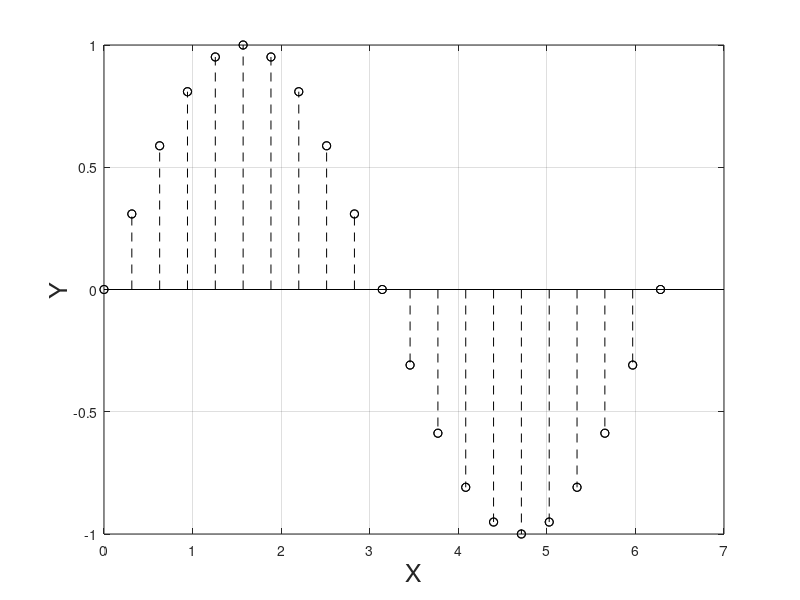

Write MATLAB code to recreate this figure.
% Fundamentos de Acústica Submarina 

clear all, close all 

quadros = 101;
nx    = 21;
w     = 1.0;
k     = 1.0;
xmax  = 2.0*pi;
t     = linspace(0.0,20.0*pi,quadros);
x     = linspace(0.0,xmax,nx);

for i = 1:quadros
p = sin( k*x - w*t(i) );
figure(1)
plot(x,p,'ko'), hold on
stem(x,p,'k--'), hold off
xlabel('X','FontSize',18)
ylabel('Y','FontSize',18)
box on, grid on
pause(0.1)
endfor

